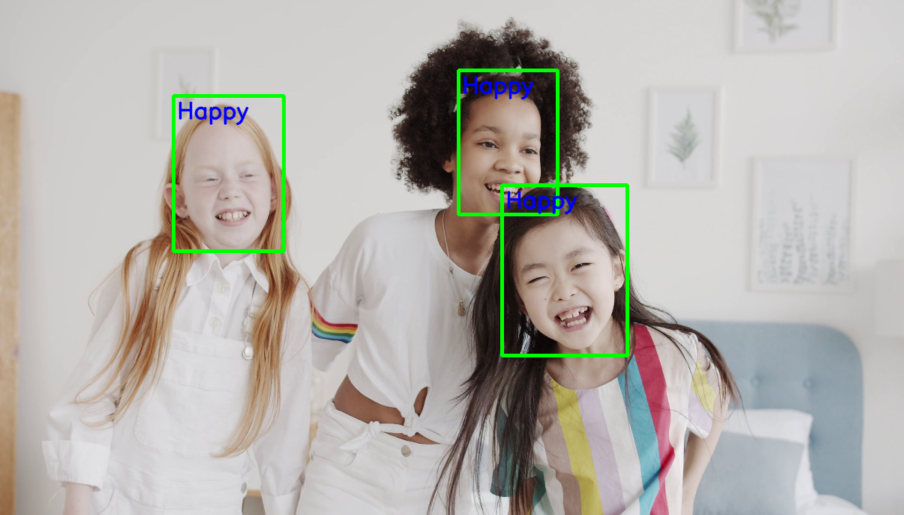
#> input picture src/comp/Emotion_detection_with_CNN-main/Emotion_detection_with_CNN-main/Emotion_detection_with_CNN-main/emoition_detection.png, 1807 x 1029 px, given in place of the camera (shown at 1/2 size)
$ jupyter execute 'Motion Detection.ipynb'
#> lines starting #> are read from the running program, lines starting #| are printed output that depends on the picture; after the words box and inside, x2 and y2 are one past the last pixel; in counts of white or black regions, pixels touching at a corner belong together
[cell 1]
import cv2
import sys
import numpy as np
from time import time

[cell 2]
# get feed
video_capture = cv2.VideoCapture(0)

# set resolution
video_capture.set(cv2.CAP_PROP_FRAME_WIDTH, 1280)
video_capture.set(cv2.CAP_PROP_FRAME_HEIGHT, 960)

# set fps
frame_rate = 30
prev = 0

# set fps counter
time1 = 0

# read image and convert it to proper formats
_ , current_frame = video_capture.read()
#> current_frame is the input picture: shape (1029, 1807, 3); mean B, G, R 172.9, 178.4, 181.5
gray_first = cv2.cvtColor(current_frame, cv2.COLOR_BGR2GRAY)#b2lb l gray scale ashan a 3rf a3ml minus ala level wahed bs msh 3
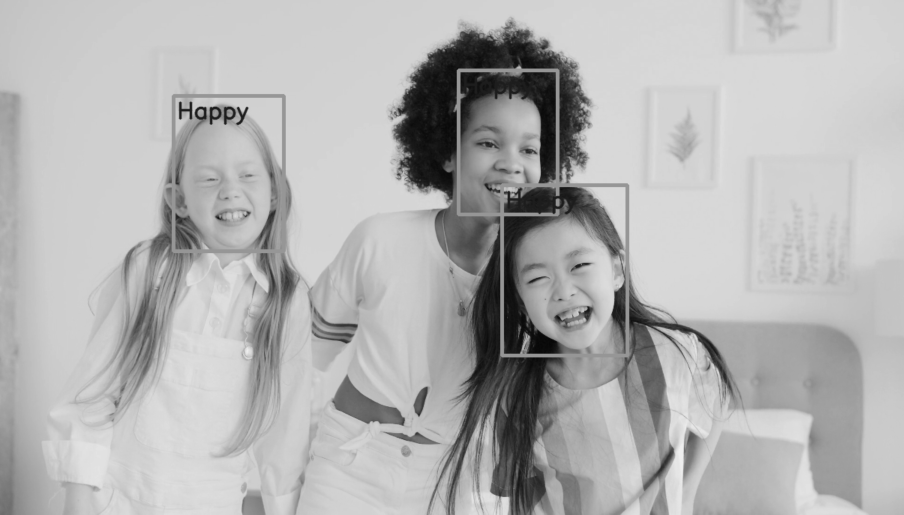
#> gray_first: shape (1029, 1807) (shown at 1/2 size); min 5, max 239, mean 178.6

# array that will hold the differances of the last 30 frames
diffs = []

while video_capture.isOpened():

    gray_last = gray_first

    ret , current_frame = video_capture.read()

    # set fps to 30
    time_elapsed = time() - prev
    if time_elapsed > 1./frame_rate:
        prev = time()

        # if image not taken, take the last image
        if current_frame is None:
            current_frame = gray_last

        # convert new image
        gray_first = cv2.cvtColor(current_frame, cv2.COLOR_BGR2GRAY)


        # Find the absolute difference between frames
        diff = cv2.absdiff(gray_first, gray_last)
#> diff: shape (1029, 1807); every value is 0
        gaus_first = cv2.GaussianBlur(diff,(13,13),0)
        blur_first = cv2.blur(diff,(10,10))

        # threshold between values bigger and smaller than 20
        thresh = cv2.threshold(gaus_first, 10, 255, cv2.THRESH_BINARY)[1]
     #   thresh = gaus_first
        # store differance between frames
        diff_num = round(np.mean(thresh),2)
#> diff_num = 0

        # append to list to find average differance
        if(len(diffs)<60):
            diffs.append(diff_num)
        else:
            diffs.pop(0)
            diffs.append(diff_num)


        cv2.putText(thresh,
                        "diff: {}".format(int(np.mean(diffs))),
                        (10,50),
                       cv2.FONT_HERSHEY_PLAIN, 2,
                       (255), 3)
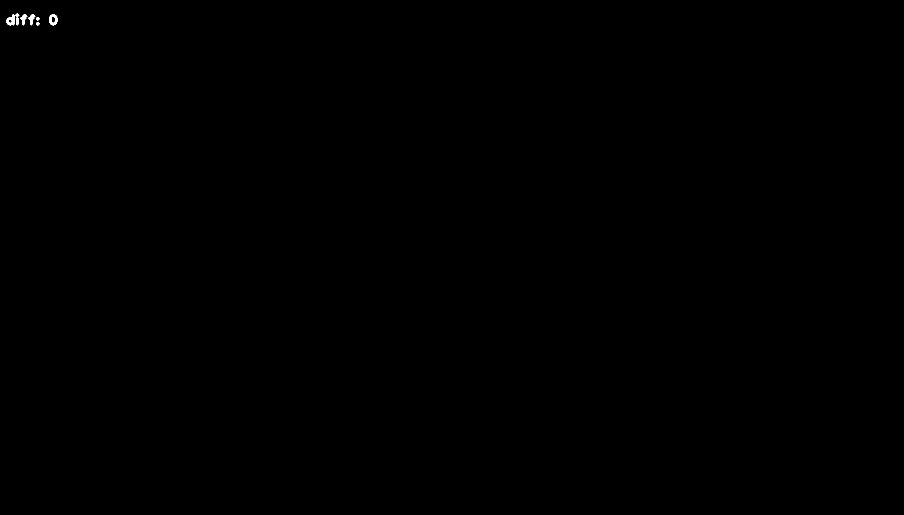
#> thresh: shape (1029, 1807) (shown at 1/2 size); 0.05% white; 7 white regions, largest, box (x1, y1, x2, y2) and area: (98, 28, 115, 51) 236, (12, 28, 29, 51) 232, (40, 28, 55, 51) 151

        cv2.imshow('Video',thresh)
        if cv2.waitKey(1) & 0xFF == ord('x'):#bdos letter x ashan a2fl el camera
#> (key x is pressed here)
            break

# When everything is done, release the capture
video_capture.release()
cv2.destroyAllWindows()
